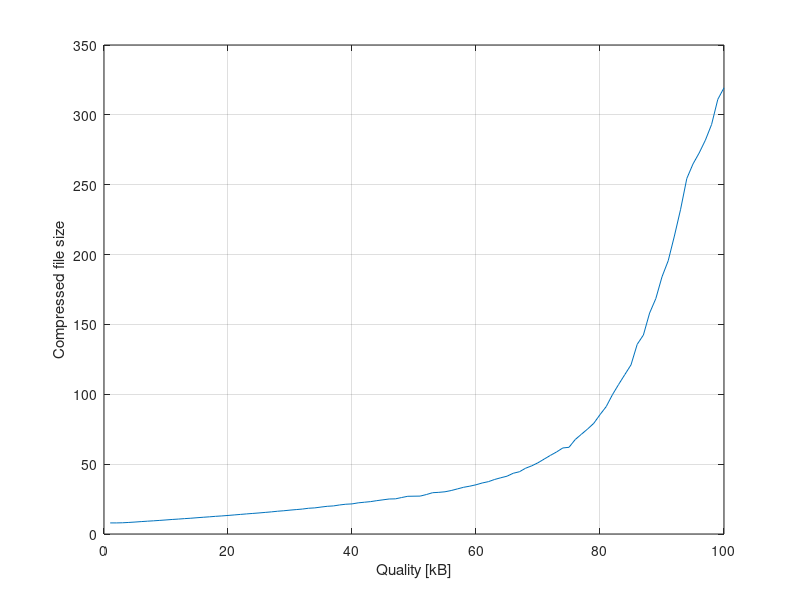
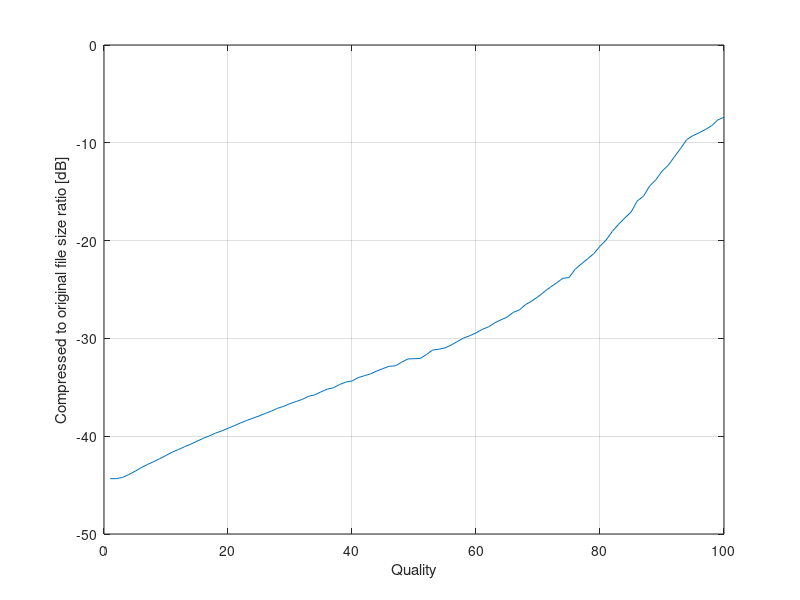

Here is the MATLAB script that generated these plots, in order:
y=[7937,7937,8040,8277,8559,8881,9174,9439,9741,10065,10408,10688,11008,11293,11649,11984,12296,12652,12939,13280,13644,14024,14386,14727,15070,15460,15840,16302,16643,17093,17476,17862,18434,18696,19286,19824,20102,20787,21311,21547,22298,22747,23180,23872,24463,25054,25163,26106,26993,27067,27132,28248,29565,29816,30227,31115,32277,33436,34239,35231,36514,37470,39031,40260,41372,43471,44555,47079,48817,50995,53640,56271,58738,61591,62056,67599,71389,75146,79241,85439,91177,99654,107016,114079,121063,135760,142431,158142,168469,184080,195579,213303,232421,254440,264862,272771,281927,293158,311079,319394];
x=1:100;

original_size = 669000;
y_scaled = 10*log(y./original_size);


figure;
plot(x,y./1000)
grid on;
xlabel('Quality [kB]');
ylabel('Compressed file size');


figure;
plot(x,y_scaled)
grid on;
xlabel('Quality');
ylabel('Compressed to original file size ratio [dB]');